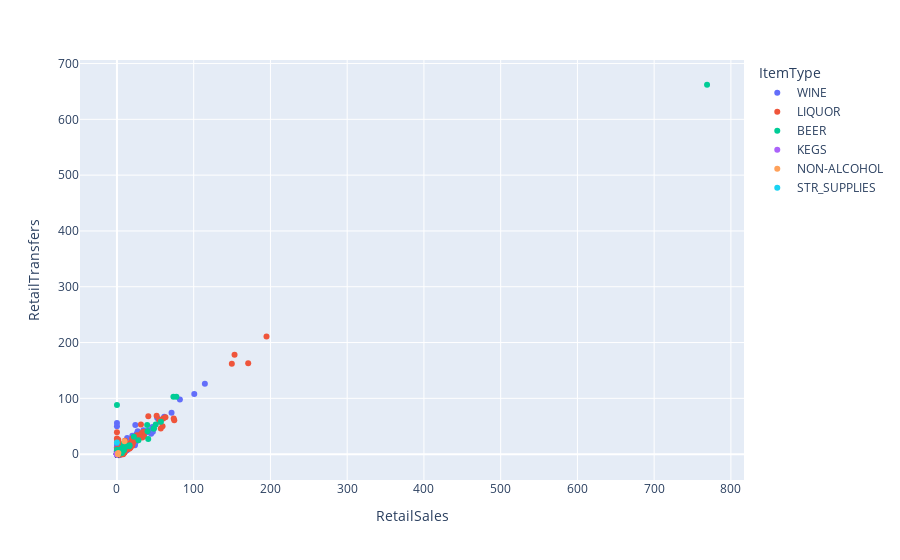

Here is the notebook cell this chart was saved with:
### Markdown cell above
using cufflinks and plotly express...

### Code cell
#I use sample(1000) because with all the rows, the Jupyter run very slow...
# data.sample(1000).iplot(kind="scatter", x="RetailSales", y="RetailTransfers", categories="ItemType")

px.scatter(data_frame=data.sample(1000), x='RetailSales', y='RetailTransfers', color='ItemType')
# with plotly express, when I use color='ItemType', the Jupyter give an error, but this is correct. I thing they can not print scatter plot 
# with all lines of DF(data), for this reason I use a sample(1000)

### Figure 1 — Plotly figure (JSON) as saved in the notebook; plotly's stock layout.template omitted (floating-point values rounded to 4 significant figures; data arrays with more than 128 entries replaced by an {"elided": "..."} marker saying what was removed)
{"data": [{"hovertemplate": "ItemType=WINE<br>RetailSales=%{x}<br>RetailTransfers=%{y}<extra></extra>", "legendgroup": "WINE", "marker": {"color": "#636efa", "symbol": "circle"}, "mode": "markers", "name": "WINE", "orientation": "v", "showlegend": true, "type": "scatter", "x": {"elided": "626 float values"}, "xaxis": "x", "y": {"elided": "626 float values"}, "yaxis": "y"}, {"hovertemplate": "ItemType=LIQUOR<br>RetailSales=%{x}<br>RetailTransfers=%{y}<extra></extra>", "legendgroup": "LIQUOR", "marker": {"color": "#EF553B", "symbol": "circle"}, "mode": "markers", "name": "LIQUOR", "orientation": "v", "showlegend": true, "type": "scatter", "x": {"elided": "216 float values"}, "xaxis": "x", "y": {"elided": "216 float values"}, "yaxis": "y"}, {"hovertemplate": "ItemType=BEER<br>RetailSales=%{x}<br>RetailTransfers=%{y}<extra></extra>", "legendgroup": "BEER", "marker": {"color": "#00cc96", "symbol": "circle"}, "mode": "markers", "name": "BEER", "orientation": "v", "showlegend": true, "type": "scatter", "x": [0.5, 7.75, 0, 0, 0.5, 0, 1.5, 9, 0, 0, 0, 0.25, 9, 16.1, 0, 0, 7.27, 768.9, 48.25, 0.75, 0, 5, 0, 0, 1.5, 0, 0, 50.5, 1.02, 0, 12.25, 0, 0, 0, 5, 22.04, 77.44, 0, 5.75, 0, 0.17, 0.17, 0.68, 2, 0, 0, 0, 0, 0, 0, 0, 39.37, 6.5, 40.75, 0.16, 0, 0, 0, 0.25, 0, 0, 0, 4, 0, 0, 0, 7, 8, 0, 0, 0, 0, 5, 73.58, 0, 0.49, 0, 0, 0, 0, 47.75, 0, 0, 0, 0, 39.86, 1, 28, 0, 0, 0, 0, 0, 16.5, 1.56, 2.25, 0, 0, 0.08, 0, 0, 3.7, 57.29, 0, 0, 0, 1.7, 1.5, 0.33, 0, 0, 0, 0, 0, 10.84, 0, 8.75, 0.5, 0, 0, 0, 2.03, 0], "xaxis": "x", "y": [0, 7, 0, 0, 1, 0, 2, 7, 0, 0, 0, 0, 19, 14, 0, 0, 12, 662, 46, 0, 0, 5, 0, 0, 0, 0, 0, 53, 2, 0, 15, 88, 0, 0, 8, 31, 103, 0, 8, 0, 0, 0, 1, 4, 0, 0, 0, 0, 0, 0, 0, 52, 2, 27, 0, 0, 0, 0, 2, 0, 0, 0, 6, 0, 0, 0, 7, 9, 0, 0, 0, 0, 5, 103, 0, 3, 0, 0, 0, 0, 46, 0, 0, 0, 0, 41, 7, 25, 2, 0, 0, 0, 0, 16, 3, 0, 8, 0, 0, 0, 0, 7, 58, 1, 1, 0, 2, 3, 1, 0, 0, 0, 0, 0, 13, 0, 8, 0, 0, 0, 0, 2, 0], "yaxis": "y"}, {"hovertemplate": "ItemType=KEGS<br>RetailSales=%{x}<br>RetailTransfers=%{y}<extra></extra>", "legendgroup": "KEGS", "marker": {"color": "#ab63fa", "symbol": "circle"}, "mode": "markers", "name": "KEGS", "orientation": "v", "showlegend": true, "type": "scatter", "x": [0, 0, 0, 0, 0, 0, 0, 0, 0, 0, 0, 0, 0, 0, 0, 0, 0, 0, 0, 0, 0, 0, 0, 0, 0, 0, 0, 0, 0, 0, 0], "xaxis": "x", "y": [0, 0, 0, 0, 0, 0, 0, 0, 0, 0, 0, 0, 0, 0, 0, 0, 0, 0, 0, 0, 0, 0, 0, 0, 0, 0, 0, 0, 0, 0, 0], "yaxis": "y"}, {"hovertemplate": "ItemType=NON-ALCOHOL<br>RetailSales=%{x}<br>RetailTransfers=%{y}<extra></extra>", "legendgroup": "NON-ALCOHOL", "marker": {"color": "#FFA15A", "symbol": "circle"}, "mode": "markers", "name": "NON-ALCOHOL", "orientation": "v", "showlegend": true, "type": "scatter", "x": [1.36, 9.83, 1.77], "xaxis": "x", "y": [0, 23, 2], "yaxis": "y"}, {"hovertemplate": "ItemType=STR_SUPPLIES<br>RetailSales=%{x}<br>RetailTransfers=%{y}<extra></extra>", "legendgroup": "STR_SUPPLIES", "marker": {"color": "#19d3f3", "symbol": "circle"}, "mode": "markers", "name": "STR_SUPPLIES", "orientation": "v", "showlegend": true, "type": "scatter", "x": [0], "xaxis": "x", "y": [21], "yaxis": "y"}], "layout": {"autosize": true, "legend": {"title": {"text": "ItemType"}, "tracegroupgap": 0}, "margin": {"t": 60}, "xaxis": {"anchor": "y", "autorange": true, "domain": [0, 1], "range": [-47.8, 816.7], "title": {"text": "RetailSales"}, "type": "linear"}, "yaxis": {"anchor": "x", "autorange": true, "domain": [0, 1], "range": [-49.08, 709.1], "title": {"text": "RetailTransfers"}, "type": "linear"}}}
